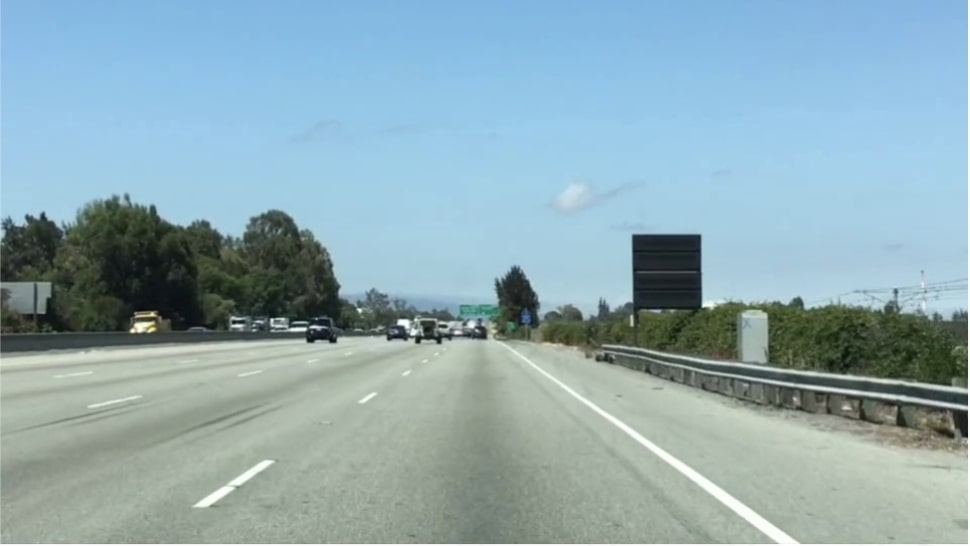
#> input picture road.jpg, 970 x 546 px
$ python onea.py
#> lines starting #> are read from the running program, lines starting #| are printed output that depends on the picture; after the words box and inside, x2 and y2 are one past the last pixel; in counts of white or black regions, pixels touching at a corner belong together
import cv2 as cv
import numpy as np
from matplotlib import pyplot as plt
img = cv.imread('road.jpg',0)
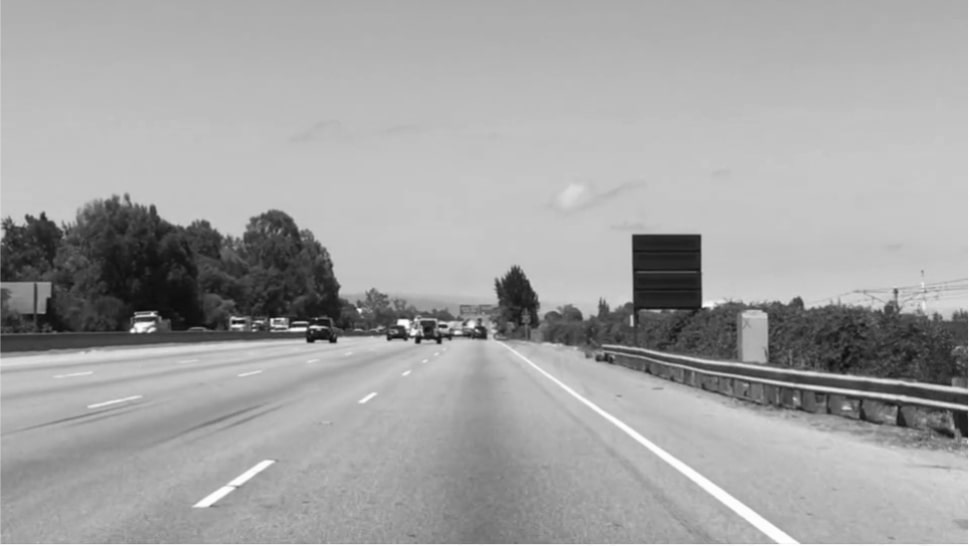
#> img: shape (546, 970); min 8, max 255, mean 163.5
img = cv.medianBlur(img,5)
#ret,th1 = cv.adaptiveThreshold(img,255,cv.ADAPTIVE_THRESH_GAUSSIAN_C,\
#                               cv.THRESH_BINARY,11,2)

th3 = cv.adaptiveThreshold(img,255,cv.ADAPTIVE_THRESH_GAUSSIAN_C,\
            cv.THRESH_BINARY,11,2)
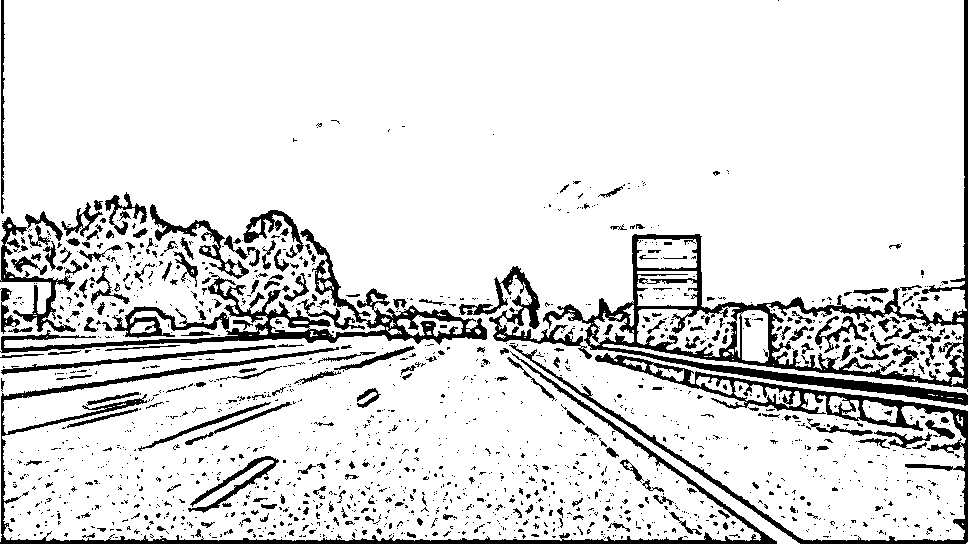
#> th3: shape (546, 970); 87.3% white; 1574 black regions (1324 under 20 px), largest, box (x1, y1, x2, y2) and area: (543, 0, 968, 406) 13189, (0, 347, 777, 544) 7327, (509, 344, 968, 544) 7156

titles = ['Original Image', 'Threshold']
images = [img, th3]
for i in range(2):
    plt.subplot(2,2,i+1),plt.imshow(images[i],'gray')
    plt.title(titles[i])
    plt.xticks([]),plt.yticks([])
plt.show()
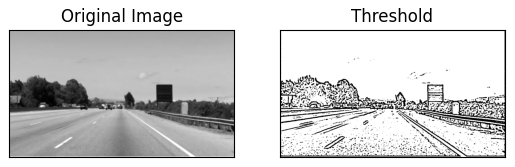
#> figure drawn by matplotlib, 2 panels
